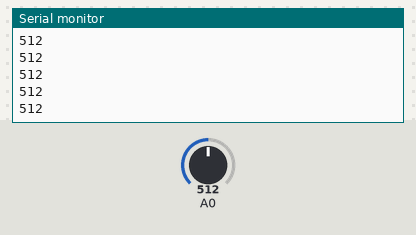
The sketch below on a simulated Arduino Uno, built with avr-gcc and run on an emulated ATmega328P. Parts: the last lines printed to the serial monitor. The test bench sets the inputs (shaded band); at power-on: A0 = 512.

Above: at 1.2 s.
1.3 s: A0 set to 716
At 1.56 s:
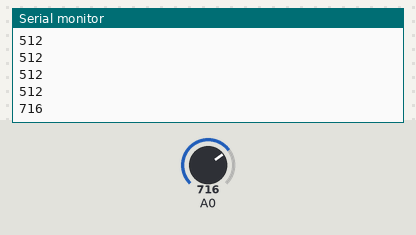
2.8 s: A0 set to 900
At 2.96 s:
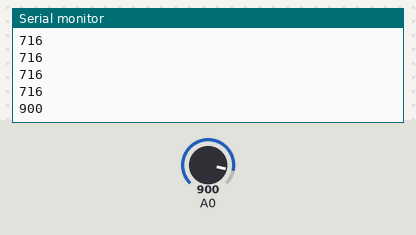
Timing chart, 0 to 5.8 s (numbered marks = the images above; inputs shaded):
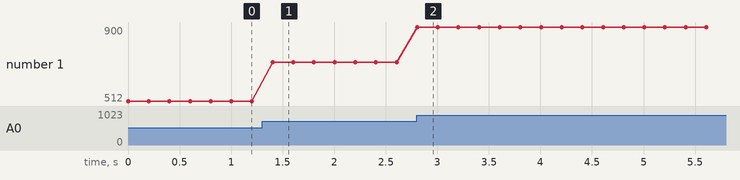

The sketch:

LoudnessSensor.ino
```cpp
int loudnessValue;

void setup()
{
  Serial.begin(9600);
}

void loop()
{
  loudnessValue = analogRead(A0);
  Serial.println(loudnessValue);
  delay(200);
}
```

Measured:
- after the input at 1.3 s, the serial monitor: prints a new line after 0.10 s (image 1)
- after the input at 2.8 s, the serial monitor: prints a new line at once (image 2)
- plotted number 1: 512 → 716 after the input at 1.3 s, 716 → 900 after the input at 2.8 s
